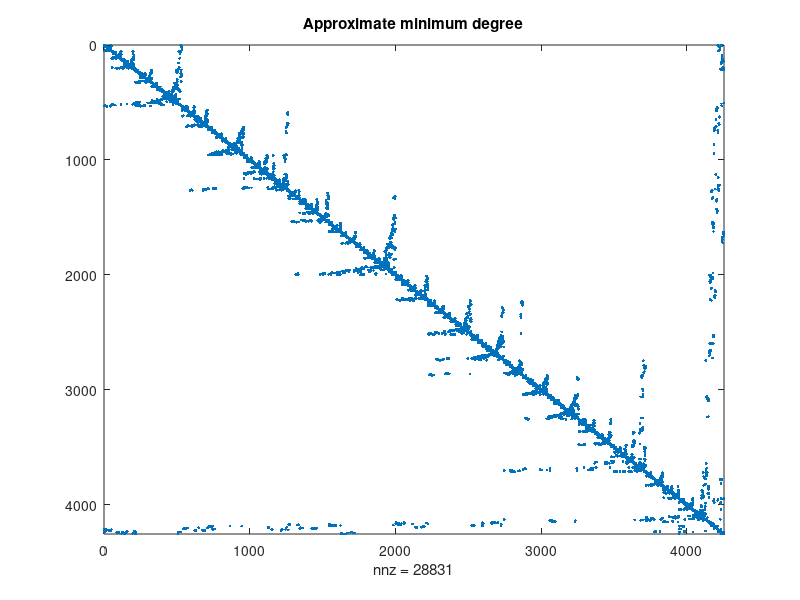

This chart was generated by the following MATLAB code: (Note: this script raises an error after producing the figure.)
%% Graphical Representation of Sparse Matrices
% This example shows the finite element mesh for a NASA airfoil, including two 
% trailing flaps.

% Copyright 1984-2012 The MathWorks, Inc.

%%
% The data is stored in the file AIRFOIL.MAT.  It holds 4253 pairs of (x,y)
% coordinates of the mesh points.  It also holds an array of 12,289 pairs of
% indices, (i,j), specifying connections between the mesh points.

load airfoil

%% The Finite Element Mesh
% First, scale x and y by 2^(-32) to bring them into the range [0,1].  Then
% form the sparse adjacency matrix and make it positive definite.

% Scaling x and y
x = pow2(x,-32); 
y = pow2(y,-32);

% Forming the sparse adjacency matrix and making it positive definite
n = max(max(i),max(j));
A = sparse(i,j,-1,n,n);
A = A + A';
d = abs(sum(A)) + 1;
A = A + diag(sparse(d));

% Plotting the finite element mesh
gplot(A,[x y])

%% Visualizing the Sparsity Pattern
% SPY is used to visualize sparsity pattern.  SPY(A) plots the sparsity pattern
% of the matrix A.

spy(A)
title('The adjacency matrix.')

%% Symmetric Reordering - Reverse Cuthill-McKee
% SYMRCM uses the Reverse Cuthill-McKee technique for reordering the adjacency
% matrix.  r = SYMRCM(A) returns a permutation vector r such that A(r,r) tends
% to have its diagonal elements closer to the diagonal than A.  This is a good
% preordering for LU or Cholesky factorization of matrices that come from "long,
% skinny" problems.  It works for both symmetric and asymmetric A.

r = symrcm(A);
spy(A(r,r))
title('Reverse Cuthill-McKee')

%% Symmetric Reordering - COLPERM
% Use j = COLPERM(A) to return a permutation vector that reorders the columns of
% the sparse matrix A in non-decreasing order of non-zero count.  This is
% sometimes useful as a preordering for LU factorization: lu(A(:,j)).
    
j = colperm(A);
spy(A(j,j))
title('Column count reordering')

%% Symmetric Reordering - SYMAMD
% SYMAMD gives a symmetric approximate minimum degree permutation.
% p = SYMAMD(S), for a symmetric positive definite matrix A, returns the
% permutation vector p such that S(p,p) tends to have a sparser Cholesky factor
% than S.  Sometimes SYMAMD works well for symmetric indefinite matrices too.

m = symamd(A);
spy(A(m,m))
title('Approximate minimum degree')


displayEndOfDemoMessage(mfilename)